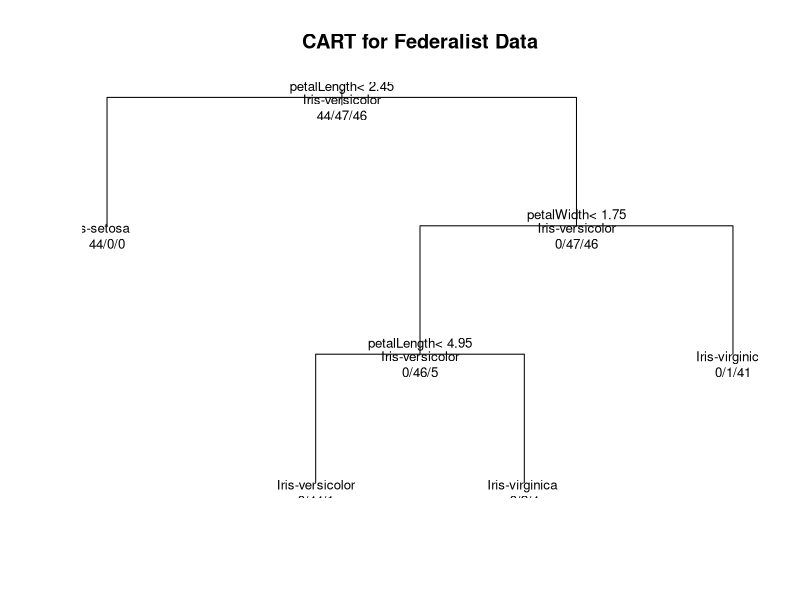
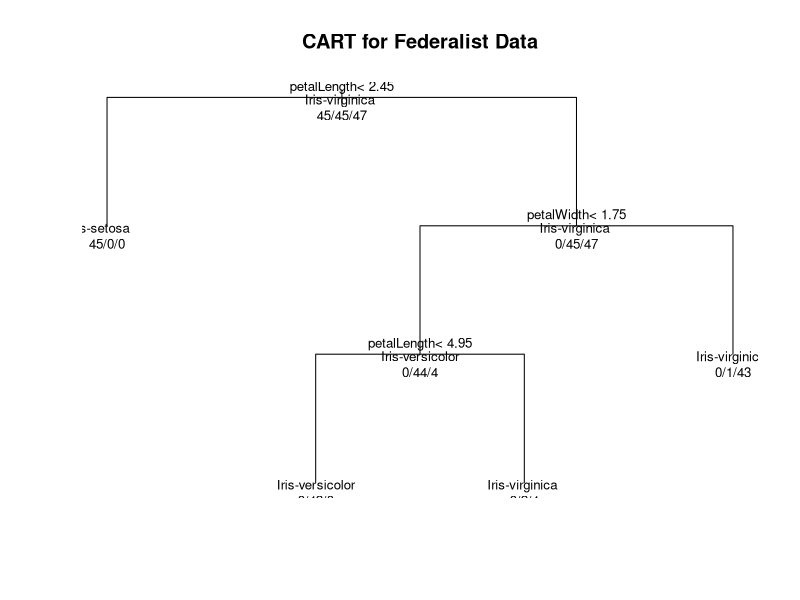
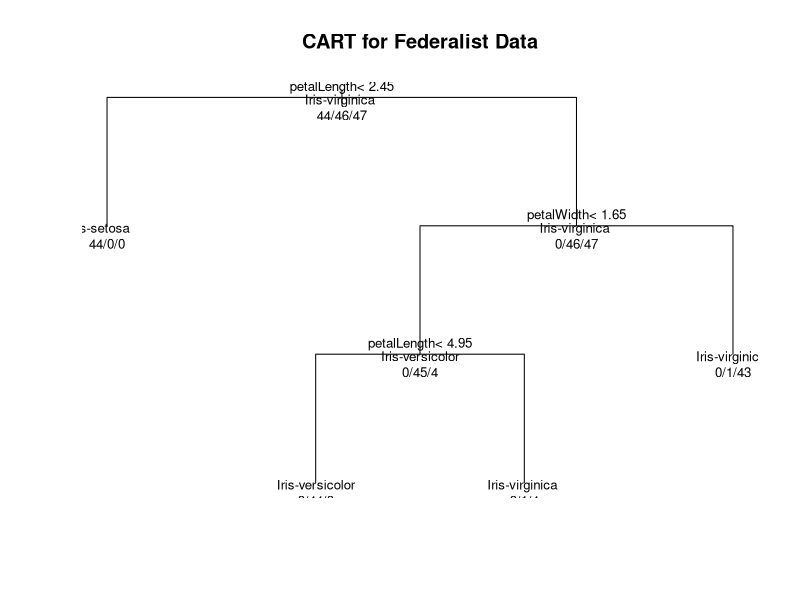
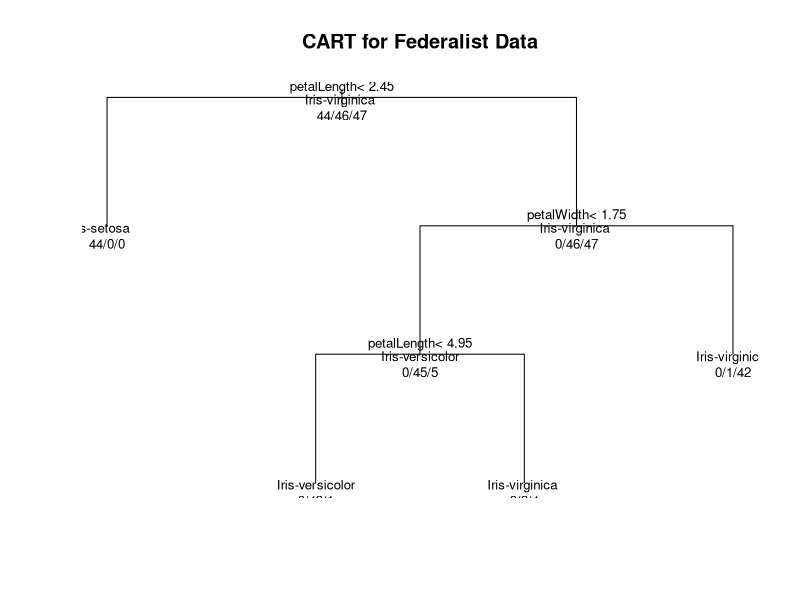
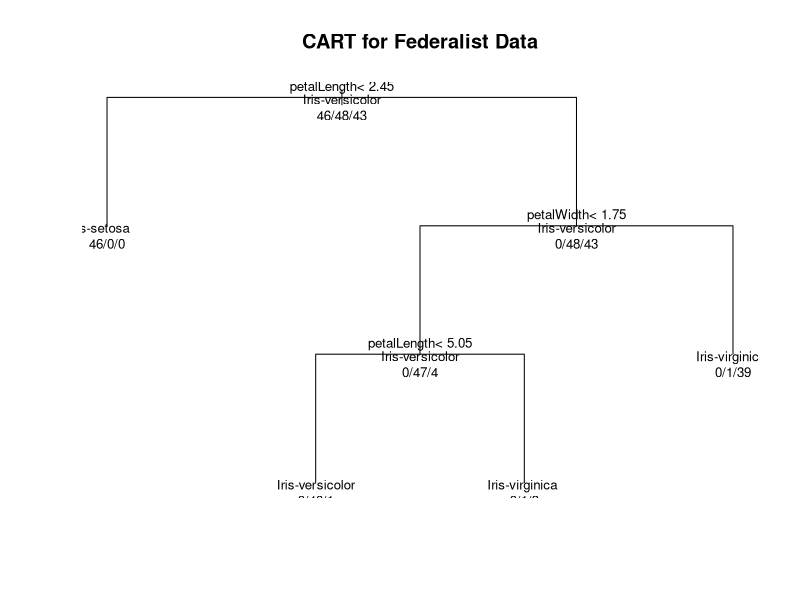
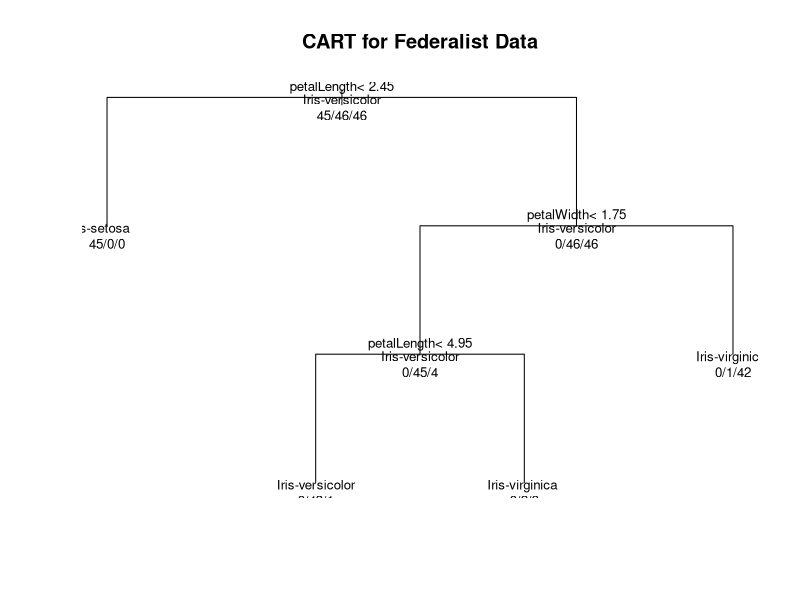
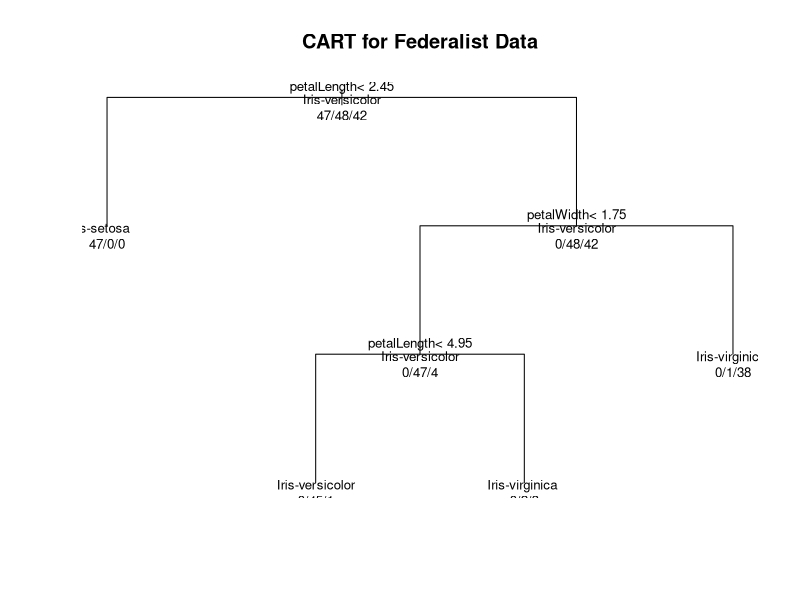
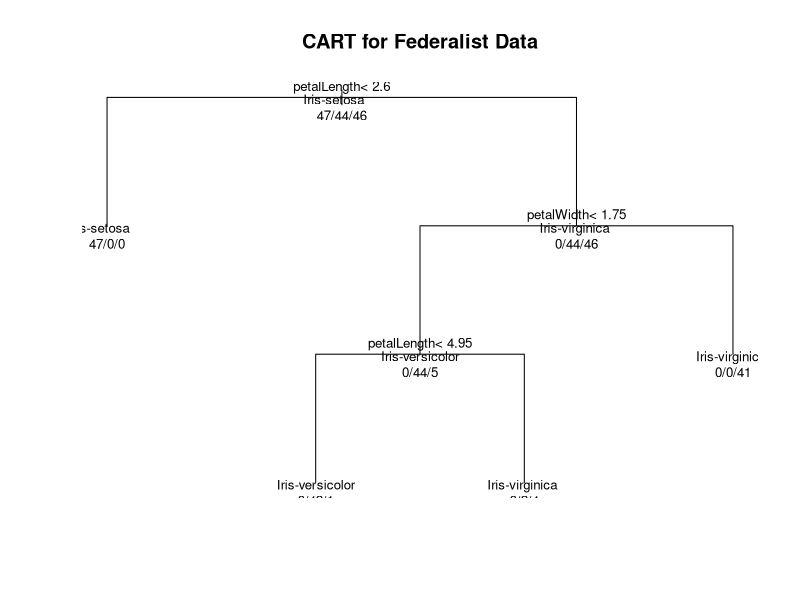

Reproduce these figures in R, in order.
library(rpart)								#include the rpart library

set.seed(as.integer(Sys.time()))					#set the seed for a random generator using the current time
#indata <- read.csv("iris.csv", header=FALSE)			#read the input file into indata
indata <- read.csv("iris_header.csv", header=TRUE)			#read the input file into indata
rand <- sample(nrow(indata))						#generate a random order for indata's rows
indata <- indata[rand,]							#scramble indata based on this random order
classData <- indata[1]							#store a mapping between classifications and original line numbers or row names(classData is a data frame)

minimumSplit <- 10							#set the minSplit to be 10
minimumBucket <- minimumSplit/3						#minBucket will be 3

k <- 10									#use 10 folds for validation
numElems <- nrow(indata)/k						#find the size of each fold
valid <- 0								#initialize valid to be 0
for(i in 1:k)	#loop once for each fold
{
	testData <- indata[(i*numElems-numElems+1):(i*numElems), ]	#pull out the test fold
	modelData <- indata[1:(i*numElems-numElems+1) , ]		#pull out everything before the test data for the model
	temp <- indata[(i*numElems):nrow(indata), ]			#pull out everything after the test data
	modelData <- rbind(modelData, temp)				#     and put it in the model

	#create the model using modelData
	#fit <- rpart(V1 ~ V2 + V3 + V4 + V5, method="class", data=modelData, control=rpart.control(minsplit = minimumSplit, #minBucket = minimumBucket) )
    fit <- rpart(class ~ sepalLength + sepalWidth + petalLength + petalWidth, method="class", data=modelData, control=rpart.control(minsplit = minimumSplit, minBucket = minimumBucket) )
	plot(fit, uniform=TRUE, main="CART for Federalist Data")	#plot the model
	text(fit, use.n=TRUE, all=TRUE, cex=.8)				#make it look a bit nicer
	post(fit, file="tree.ps", title="CART for Iris Data")		#output a file of the plot

	preds <- predict(fit, testData)					#predict classifications for the test data
	predFrame <- as.data.frame(preds)				#store it in a data frame
	predCols <- colnames(predFrame)					#get the possible predicted values
	corCount <- 0							#initialize the number correct to 0
	wrongCount <- 0							#initialize the number correct to 0
	print("--- Test ---------------------------------------")
	for(j in 1:nrow(predFrame))					#loop over each prediction
	{
		rowNum <- row.names(predFrame[j, ])			#find the row name
		maxCol <- which.max(predFrame[j,])			#find which value the instance was predicted to be

		#print(classData[rowNum,])
		#print(predCols[maxCol])
		#readline()

		if(classData[rowNum,] == predCols[maxCol])		#if the predicted value matches the actual classification
		{
			corCount <- corCount + 1				#update the correct count
		}
		else
		{
			wrongCount <- wrongCount + 1
			msg <- paste("WRONG(actual:pred) - [", rowNum, classData[rowNum,],"] - ", predCols[maxCol], sep=" ")
			print(msg)
		}
	
	}

	print(sprintf("Number correct is: %2d", corCount)); 
	print(sprintf("Number wrong is: %2d",   wrongCount)); 
	corCount <- corCount / (corCount+wrongCount)			#calculate the average correct for this fold
	print(sprintf("Percent correct is %3.2f", corCount*100)); 
	print("------------------------------------------------")
	readline("Pause...")

	valid <- valid + corCount					#add it to valid
}

valid <- valid / k			#calculate the average correctness of all folds
print(valid)				#print it out
